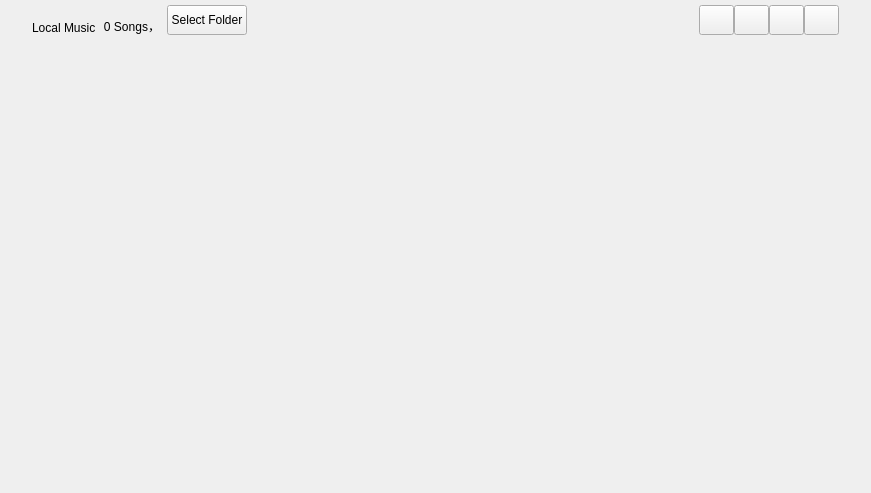
<?xml version="1.0" encoding="UTF-8"?>
<ui version="4.0">
 <class>MuLocalMusicWidget</class>
 <widget class="QWidget" name="MuLocalMusicWidget">
  <property name="geometry">
   <rect>
    <x>0</x>
    <y>0</y>
    <width>871</width>
    <height>493</height>
   </rect>
  </property>
  <property name="windowTitle">
   <string>Form</string>
  </property>
  <property name="styleSheet">
   <string notr="true"/>
  </property>
  <layout class="QVBoxLayout" name="verticalLayout_2" stretch="0,1">
   <property name="spacing">
    <number>5</number>
   </property>
   <property name="leftMargin">
    <number>0</number>
   </property>
   <property name="topMargin">
    <number>0</number>
   </property>
   <property name="rightMargin">
    <number>0</number>
   </property>
   <property name="bottomMargin">
    <number>0</number>
   </property>
   <item>
    <widget class="QWidget" name="localTitleBarWidget" native="true">
     <property name="minimumSize">
      <size>
       <width>0</width>
       <height>40</height>
      </size>
     </property>
     <property name="maximumSize">
      <size>
       <width>16777215</width>
       <height>80</height>
      </size>
     </property>
     <property name="styleSheet">
      <string notr="true">
</string>
     </property>
     <layout class="QHBoxLayout" name="localTitleLayout">
      <property name="spacing">
       <number>7</number>
      </property>
      <property name="leftMargin">
       <number>32</number>
      </property>
      <property name="topMargin">
       <number>0</number>
      </property>
      <property name="rightMargin">
       <number>32</number>
      </property>
      <property name="bottomMargin">
       <number>5</number>
      </property>
      <item alignment="Qt::AlignBottom">
       <widget class="QLabel" name="localNtMusicLb">
        <property name="minimumSize">
         <size>
          <width>0</width>
          <height>30</height>
         </size>
        </property>
        <property name="text">
         <string>Local Music</string>
        </property>
        <property name="alignment">
         <set>Qt::AlignBottom|Qt::AlignLeading|Qt::AlignLeft</set>
        </property>
       </widget>
      </item>
      <item>
       <widget class="QLabel" name="localSongsNbLb">
        <property name="text">
         <string>0 Songs，</string>
        </property>
        <property name="alignment">
         <set>Qt::AlignBottom|Qt::AlignRight|Qt::AlignTrailing</set>
        </property>
       </widget>
      </item>
      <item alignment="Qt::AlignBottom">
       <widget class="QPushButton" name="localSelectFolderBtn">
        <property name="minimumSize">
         <size>
          <width>0</width>
          <height>30</height>
         </size>
        </property>
        <property name="maximumSize">
         <size>
          <width>16777215</width>
          <height>30</height>
         </size>
        </property>
        <property name="layoutDirection">
         <enum>Qt::LeftToRight</enum>
        </property>
        <property name="text">
         <string>Select Folder</string>
        </property>
       </widget>
      </item>
      <item>
       <spacer name="horizontalSpacer">
        <property name="orientation">
         <enum>Qt::Horizontal</enum>
        </property>
        <property name="sizeHint" stdset="0">
         <size>
          <width>40</width>
          <height>20</height>
         </size>
        </property>
       </spacer>
      </item>
      <item alignment="Qt::AlignBottom">
       <widget class="MuRollingTipWidget" name="localUpdatingWidget" native="true">
        <property name="minimumSize">
         <size>
          <width>400</width>
          <height>0</height>
         </size>
        </property>
        <property name="styleSheet">
         <string notr="true"/>
        </property>
        <layout class="QHBoxLayout" name="horizontalLayout_3">
         <property name="leftMargin">
          <number>0</number>
         </property>
         <property name="topMargin">
          <number>0</number>
         </property>
         <property name="rightMargin">
          <number>0</number>
         </property>
         <property name="bottomMargin">
          <number>0</number>
         </property>
        </layout>
       </widget>
      </item>
      <item>
       <spacer name="horizontalSpacer_2">
        <property name="orientation">
         <enum>Qt::Horizontal</enum>
        </property>
        <property name="sizeHint" stdset="0">
         <size>
          <width>40</width>
          <height>20</height>
         </size>
        </property>
       </spacer>
      </item>
      <item>
       <layout class="QHBoxLayout" name="_2">
        <property name="spacing">
         <number>0</number>
        </property>
        <item alignment="Qt::AlignBottom">
         <widget class="QPushButton" name="localListBtn">
          <property name="minimumSize">
           <size>
            <width>35</width>
            <height>30</height>
           </size>
          </property>
          <property name="maximumSize">
           <size>
            <width>35</width>
            <height>30</height>
           </size>
          </property>
          <property name="text">
           <string/>
          </property>
          <property name="checkable">
           <bool>true</bool>
          </property>
         </widget>
        </item>
        <item alignment="Qt::AlignBottom">
         <widget class="QPushButton" name="localArtistBtn">
          <property name="minimumSize">
           <size>
            <width>35</width>
            <height>30</height>
           </size>
          </property>
          <property name="maximumSize">
           <size>
            <width>35</width>
            <height>30</height>
           </size>
          </property>
          <property name="text">
           <string/>
          </property>
          <property name="checkable">
           <bool>true</bool>
          </property>
         </widget>
        </item>
        <item alignment="Qt::AlignBottom">
         <widget class="QPushButton" name="localAlbumBtn">
          <property name="minimumSize">
           <size>
            <width>35</width>
            <height>30</height>
           </size>
          </property>
          <property name="maximumSize">
           <size>
            <width>35</width>
            <height>30</height>
           </size>
          </property>
          <property name="text">
           <string/>
          </property>
          <property name="checkable">
           <bool>true</bool>
          </property>
         </widget>
        </item>
        <item alignment="Qt::AlignBottom">
         <widget class="QPushButton" name="localFolderBtn">
          <property name="minimumSize">
           <size>
            <width>35</width>
            <height>30</height>
           </size>
          </property>
          <property name="maximumSize">
           <size>
            <width>35</width>
            <height>30</height>
           </size>
          </property>
          <property name="text">
           <string/>
          </property>
          <property name="checkable">
           <bool>true</bool>
          </property>
         </widget>
        </item>
       </layout>
      </item>
     </layout>
    </widget>
   </item>
   <item>
    <widget class="QStackedWidget" name="stackedWidget">
     <property name="styleSheet">
      <string notr="true"/>
     </property>
     <property name="currentIndex">
      <number>1</number>
     </property>
     <widget class="QWidget" name="localMusicPage1">
      <property name="styleSheet">
       <string notr="true"/>
      </property>
      <layout class="QVBoxLayout" name="verticalLayout">
       <property name="spacing">
        <number>20</number>
       </property>
       <property name="leftMargin">
        <number>0</number>
       </property>
       <property name="topMargin">
        <number>0</number>
       </property>
       <property name="rightMargin">
        <number>0</number>
       </property>
       <property name="bottomMargin">
        <number>0</number>
       </property>
       <item>
        <widget class="QWidget" name="vSpaceWidget" native="true">
         <property name="minimumSize">
          <size>
           <width>0</width>
           <height>0</height>
          </size>
         </property>
         <property name="maximumSize">
          <size>
           <width>16777215</width>
           <height>16777215</height>
          </size>
         </property>
        </widget>
       </item>
       <item alignment="Qt::AlignHCenter">
        <widget class="QLabel" name="localAddNativeMusciLb">
         <property name="maximumSize">
          <size>
           <width>16777215</width>
           <height>30</height>
          </size>
         </property>
         <property name="styleSheet">
          <string notr="true"/>
         </property>
         <property name="text">
          <string>Add Local Music</string>
         </property>
        </widget>
       </item>
       <item alignment="Qt::AlignHCenter">
        <widget class="QLabel" name="localShareLb">
         <property name="maximumSize">
          <size>
           <width>16777215</width>
           <height>30</height>
          </size>
         </property>
         <property name="text">
          <string>Upgrade local music to high quality music and share with friends!</string>
         </property>
        </widget>
       </item>
       <item>
        <spacer name="verticalSpacer_3">
         <property name="orientation">
          <enum>Qt::Vertical</enum>
         </property>
         <property name="sizeType">
          <enum>QSizePolicy::Fixed</enum>
         </property>
         <property name="sizeHint" stdset="0">
          <size>
           <width>20</width>
           <height>13</height>
          </size>
         </property>
        </spacer>
       </item>
       <item alignment="Qt::AlignHCenter">
        <widget class="QPushButton" name="localSelectMusicFolderBtn">
         <property name="minimumSize">
          <size>
           <width>240</width>
           <height>70</height>
          </size>
         </property>
         <property name="maximumSize">
          <size>
           <width>240</width>
           <height>70</height>
          </size>
         </property>
         <property name="text">
          <string>Select Local Music Folder</string>
         </property>
        </widget>
       </item>
       <item>
        <spacer name="verticalSpacer_2">
         <property name="orientation">
          <enum>Qt::Vertical</enum>
         </property>
         <property name="sizeType">
          <enum>QSizePolicy::Maximum</enum>
         </property>
         <property name="sizeHint" stdset="0">
          <size>
           <width>20</width>
           <height>20000</height>
          </size>
         </property>
        </spacer>
       </item>
      </layout>
     </widget>
     <widget class="QWidget" name="localMusciDetailPage2">
      <layout class="QHBoxLayout" name="horizontalLayout">
       <property name="spacing">
        <number>0</number>
       </property>
       <property name="leftMargin">
        <number>0</number>
       </property>
       <property name="topMargin">
        <number>0</number>
       </property>
       <property name="rightMargin">
        <number>0</number>
       </property>
       <property name="bottomMargin">
        <number>0</number>
       </property>
       <item>
        <widget class="MuLocalMusicDetailUI" name="localMusicDetailWidget" native="true">
         <property name="sizePolicy">
          <sizepolicy hsizetype="Expanding" vsizetype="Expanding">
           <horstretch>0</horstretch>
           <verstretch>0</verstretch>
          </sizepolicy>
         </property>
         <property name="styleSheet">
          <string notr="true"/>
         </property>
        </widget>
       </item>
      </layout>
     </widget>
    </widget>
   </item>
  </layout>
 </widget>
 <customwidgets>
  <customwidget>
   <class>MuRollingTipWidget</class>
   <extends>QWidget</extends>
   <header>MuSmallControls.h</header>
   <container>1</container>
  </customwidget>
  <customwidget>
   <class>MuLocalMusicDetailUI</class>
   <extends>QWidget</extends>
   <header>MuLocalMusicDetailUI.h</header>
   <container>1</container>
  </customwidget>
 </customwidgets>
 <resources/>
 <connections/>
</ui>
